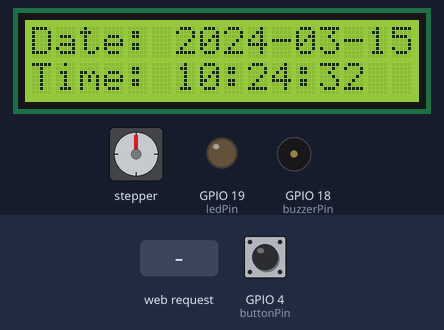
This sketch was run on a simulated ESP32. Shown: 16×2 character LCD, stepper motor, output pins drawn as LEDs (lit = HIGH), buzzer (waves = sounding, pin HIGH). The test bench sets the inputs (shaded band); at power-on: GPIO 4 (buttonPin) HIGH. WiFi joins after 1.5 s; servers stay silent unless stated; the local clock reads 2024-03-15 10:24:30 at power-on unless the sketch sets it; stepper angles assume 2048 steps per turn; what the sketch prints to the serial monitor is not drawn.

Above: at 3.1 s.
3.2 s: HTTP request GET /index.html received
At 4.1 s:
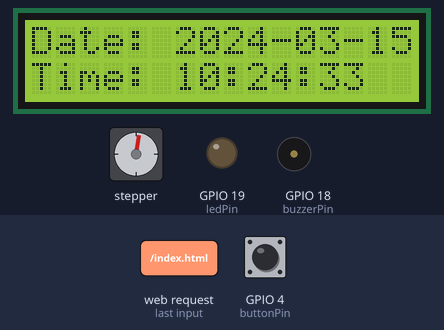
6.3 s: GPIO 4 (buttonPin) pulled LOW for 1.2 s
At 7.6 s:
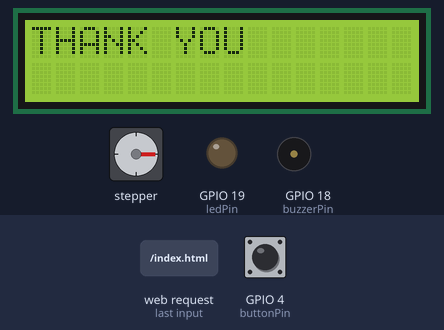
11.6 s: HTTP request GET /index.html received
At 13.09 s:
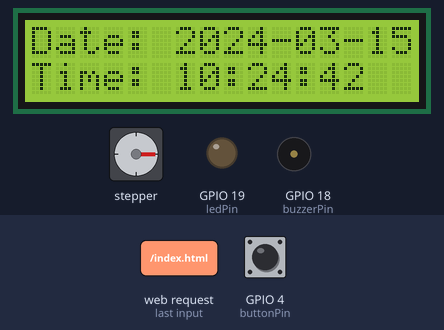
15.6 s: GPIO 4 (buttonPin) pulsed LOW 5 times (0.12 s each, 0.3 s apart)
At 17.5 s:
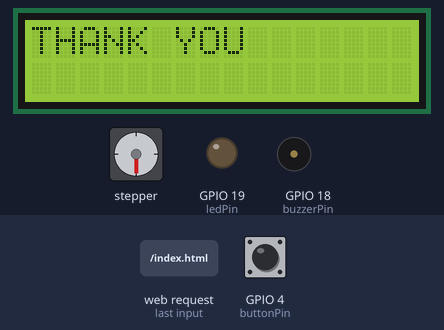
Timing chart, 0 to 19.0 s (numbered marks = the images above; inputs shaded):
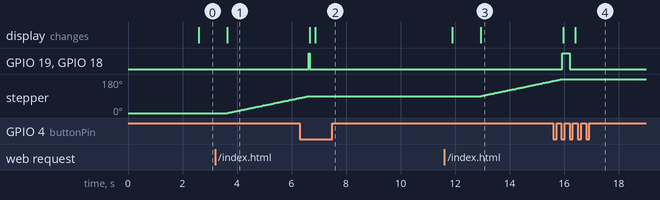

Measured:
- after the input at 3.2 s, stepper: keeps turning clockwise at about 30°/s, starting after 0.45 s
- after the input at 6.3 s, the display: first differs from a run without the input after 0.57 s (image 2)
- after the input at 11.6 s, stepper: keeps turning clockwise at about 30°/s, starting after 1.4 s
- after the input at 15.6 s, the display: first differs from a run without the input after 0.81 s (image 4)

The sketch:

FYP.ino
```cpp
#include <WiFi.h>
#include "time.h"
#include "sntp.h"
#include <WiFiClient.h>
#include <WebServer.h>
#include <Stepper.h>
#include <HTTPClient.h>
#include <Wire.h>
#include <LiquidCrystal_I2C.h>

const char* ssid = "t";
const char* password = "fikri280012";

const char* ntpServer1 = "my.pool.ntp.org";
const char* ntpServer2 = "asia.pool.ntp.org";
const long gmtOffset_sec = 28800;
const int daylightOffset_sec = 0;

const int lcdColumns = 16;
const int lcdRows = 2;
LiquidCrystal_I2C lcd(0x27, lcdColumns, lcdRows);

bool medicineMessageDisplayed = false;
unsigned long stepperRotateTime = 0;
const unsigned long buttonTimeout = 60000;  // 1 minute timeout
bool timeoutWarningShown = false;
bool stepperRotated = false;

void printLocalTime() {
  if (medicineMessageDisplayed) {
    return;  // Do not update time if medicine message is displayed
  }

  struct tm timeinfo;
  if (!getLocalTime(&timeinfo)) {
    Serial.println("No time available (yet)");
    return;
  }

  lcd.clear();
  lcd.setCursor(0, 0);
  lcd.print("Date: ");
  lcd.print(timeinfo.tm_year + 1900);
  lcd.print("-");
  if (timeinfo.tm_mon < 9) {
    lcd.print("0");
  }
  lcd.print(timeinfo.tm_mon + 1);
  lcd.print("-");
  if (timeinfo.tm_mday < 10) {
    lcd.print("0");
  }
  lcd.print(timeinfo.tm_mday);
  lcd.setCursor(0, 1);
  lcd.print("Time: ");
  if (timeinfo.tm_hour < 10) {
    lcd.print("0");
  }
  lcd.print(timeinfo.tm_hour);
  lcd.print(":");
  if (timeinfo.tm_min < 10) {
    lcd.print("0");
  }
  lcd.print(timeinfo.tm_min);
  lcd.print(":");
  if (timeinfo.tm_sec < 10) {
    lcd.print("0");
  }
  lcd.print(timeinfo.tm_sec);
}

void timeavailable(struct timeval* t) {
  Serial.println("Got time adjustment from NTP!");
  printLocalTime();
}

#define IN1 14
#define IN2 27
#define IN3 26
#define IN4 25
const int stepsPerRevolution = 2048;

const int ledPin = 19;
const int buzzerPin = 18;
const int buttonPin = 4;

WebServer server(80);  // Create a web server listening on port 80
Stepper myStepper(stepsPerRevolution, IN1, IN3, IN2, IN4);

int currentState;   // the current reading from the input pin
int previousState;  // the previous reading from the input pin

void setup() {
  Serial.begin(115200);
  pinMode(ledPin, OUTPUT);
  pinMode(buzzerPin, OUTPUT);
  pinMode(buttonPin, INPUT_PULLUP);
  lcd.init();
  lcd.backlight();
  sntp_set_time_sync_notification_cb(timeavailable);
  configTime(gmtOffset_sec, daylightOffset_sec, ntpServer1, ntpServer2);

  Serial.printf("Connecting to %s ", ssid);
  WiFi.begin(ssid, password);
  while (WiFi.status() != WL_CONNECTED) {
    delay(500);
    Serial.print(".");
  }
  Serial.println(" CONNECTED");

  myStepper.setSpeed(5);

  Serial.println("WiFi connected.");
  Serial.println("IP address: ");
  Serial.println(WiFi.localIP());

  // Define server routes
  server.enableCORS();
  server.enableCrossOrigin();
  server.on("/index.html", HTTP_GET, handleRequest);

  server.begin();
  Serial.println("HTTP server started.");

  previousState = digitalRead(buttonPin);
}

void loop() {
  server.handleClient();

  int buttonState = digitalRead(buttonPin);

  // Check for button press to reset LCD
  if (buttonState == LOW && previousState == HIGH) {
    digitalWrite(ledPin, LOW);
    digitalWrite(buzzerPin, LOW);
    sendButtonRequest();
    if (medicineMessageDisplayed) {
      // Reset states after button press
      medicineMessageDisplayed = false;
      timeoutWarningShown = false;  // Reset timeout warning
      stepperRotated = false;       // Reset stepper rotated flag
      lcd.clear();
      lcd.setCursor(0, 0);
      lcd.print("THANK YOU");
      delay(5000);       // Display "THANK YOU" for 5 seconds
      medicineMessageDisplayed = false; // Ensure the message is marked off
    }
    printLocalTime();  // Return to displaying the current time
  }

  previousState = buttonState;

  if (!medicineMessageDisplayed) {
    delay(1000);
    printLocalTime();
  }
}

void handleRequest() {
  server.send(200, "text/plain", "Executed");
  rotateStepperAndShowMessage();
}

void rotateStepperAndShowMessage() {
  // Move the stepper motor 90 degrees
  int stepsToRotate = (stepsPerRevolution * 90) / 360;
  myStepper.step(stepsToRotate);

  // Turn on LED and buzzer for 10 seconds
  digitalWrite(ledPin, HIGH);
  digitalWrite(buzzerPin, HIGH);

  // Display medicine message on LCD
  lcd.clear();
  lcd.setCursor(0, 0);
  lcd.print("Please take your");
  lcd.setCursor(0, 1);
  lcd.print("medicine");
  medicineMessageDisplayed = true;

  // Update timing for timeout warning
  stepperRotateTime = millis();
  stepperRotated = true;  // Set flag indicating stepper has rotated
}

void sendButtonRequest() {
  if (WiFi.status() == WL_CONNECTED) {
    HTTPClient http;

    // Your target URL for the GET request
    http.begin("https://amirulasri.com/fikriainfyp/submitbutton.php");

    int httpCode = http.GET();

    if (httpCode > 0) {
      String payload = http.getString();
      Serial.println(httpCode);
      Serial.println(payload);
    } else {
      Serial.println("Error on HTTP request");
    }

    http.end();
  }
}
```
